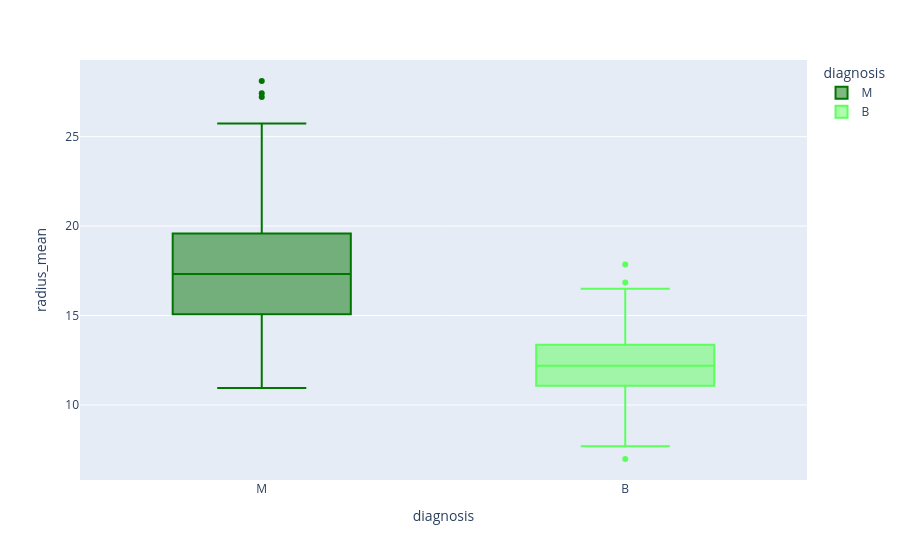
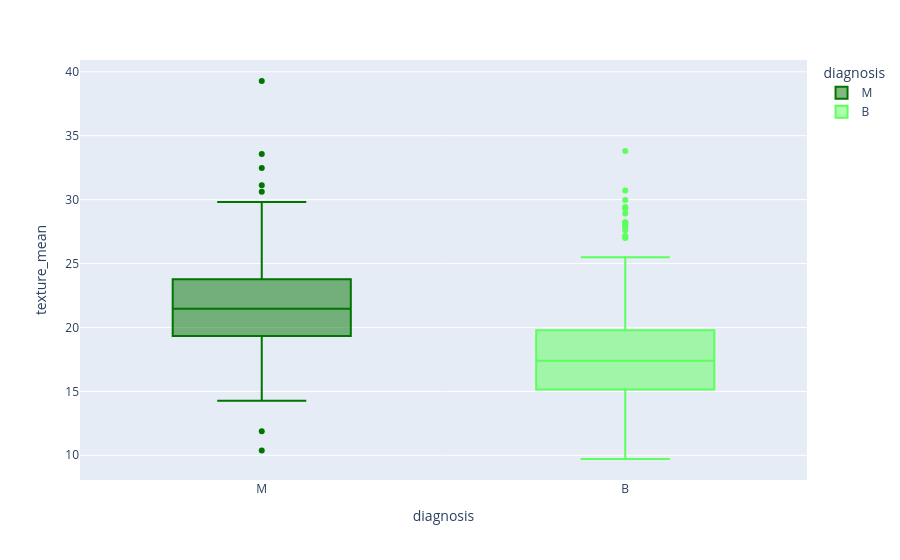
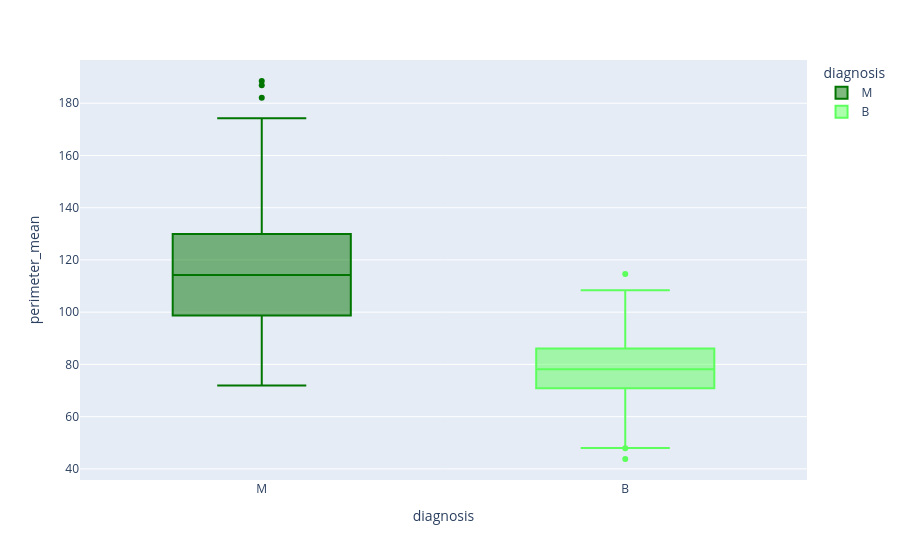
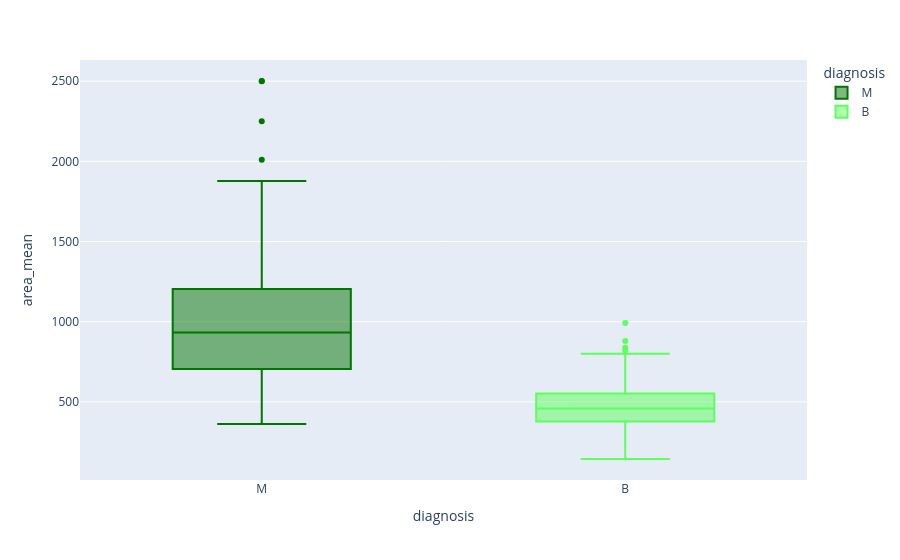

Notebook source saved alongside these figures, in order:
### Code cell
for column in df.drop("diagnosis", axis=1).columns[:5]:
    fig = px.box(data_frame=df, x="diagnosis", color="diagnosis", y=column, color_discrete_sequence=['#007500','#5CFF5C'], orientation="v")
    fig.show()

### Figure 1 — Plotly figure (JSON) as saved in the notebook; plotly's stock layout.template omitted (floating-point values rounded to 4 significant figures; data arrays with more than 128 entries replaced by an {"elided": "..."} marker saying what was removed)
{"data": [{"alignmentgroup": "True", "hovertemplate": "diagnosis=%{x}<br>radius_mean=%{y}<extra></extra>", "legendgroup": "M", "marker": {"color": "#007500"}, "name": "M", "notched": false, "offsetgroup": "M", "orientation": "v", "showlegend": true, "type": "box", "x": {"elided": "212 str values"}, "x0": " ", "xaxis": "x", "y": {"elided": "212 float values"}, "y0": " ", "yaxis": "y"}, {"alignmentgroup": "True", "hovertemplate": "diagnosis=%{x}<br>radius_mean=%{y}<extra></extra>", "legendgroup": "B", "marker": {"color": "#5CFF5C"}, "name": "B", "notched": false, "offsetgroup": "B", "orientation": "v", "showlegend": true, "type": "box", "x": {"elided": "357 str values"}, "x0": " ", "xaxis": "x", "y": {"elided": "357 float values"}, "y0": " ", "yaxis": "y"}], "layout": {"boxmode": "overlay", "legend": {"title": {"text": "diagnosis"}, "tracegroupgap": 0}, "margin": {"t": 60}, "xaxis": {"anchor": "y", "categoryarray": ["M", "B"], "categoryorder": "array", "domain": [0, 1], "title": {"text": "diagnosis"}}, "yaxis": {"anchor": "x", "domain": [0, 1], "title": {"text": "radius_mean"}}}}

### Figure 2 — Plotly figure (JSON) as saved in the notebook; plotly's stock layout.template omitted (floating-point values rounded to 4 significant figures; data arrays with more than 128 entries replaced by an {"elided": "..."} marker saying what was removed)
{"data": [{"alignmentgroup": "True", "hovertemplate": "diagnosis=%{x}<br>texture_mean=%{y}<extra></extra>", "legendgroup": "M", "marker": {"color": "#007500"}, "name": "M", "notched": false, "offsetgroup": "M", "orientation": "v", "showlegend": true, "type": "box", "x": {"elided": "212 str values"}, "x0": " ", "xaxis": "x", "y": {"elided": "212 float values"}, "y0": " ", "yaxis": "y"}, {"alignmentgroup": "True", "hovertemplate": "diagnosis=%{x}<br>texture_mean=%{y}<extra></extra>", "legendgroup": "B", "marker": {"color": "#5CFF5C"}, "name": "B", "notched": false, "offsetgroup": "B", "orientation": "v", "showlegend": true, "type": "box", "x": {"elided": "357 str values"}, "x0": " ", "xaxis": "x", "y": {"elided": "357 float values"}, "y0": " ", "yaxis": "y"}], "layout": {"boxmode": "overlay", "legend": {"title": {"text": "diagnosis"}, "tracegroupgap": 0}, "margin": {"t": 60}, "xaxis": {"anchor": "y", "categoryarray": ["M", "B"], "categoryorder": "array", "domain": [0, 1], "title": {"text": "diagnosis"}}, "yaxis": {"anchor": "x", "domain": [0, 1], "title": {"text": "texture_mean"}}}}

### Figure 3 — Plotly figure (JSON) as saved in the notebook; plotly's stock layout.template omitted (floating-point values rounded to 4 significant figures; data arrays with more than 128 entries replaced by an {"elided": "..."} marker saying what was removed)
{"data": [{"alignmentgroup": "True", "hovertemplate": "diagnosis=%{x}<br>perimeter_mean=%{y}<extra></extra>", "legendgroup": "M", "marker": {"color": "#007500"}, "name": "M", "notched": false, "offsetgroup": "M", "orientation": "v", "showlegend": true, "type": "box", "x": {"elided": "212 str values"}, "x0": " ", "xaxis": "x", "y": {"elided": "212 float values"}, "y0": " ", "yaxis": "y"}, {"alignmentgroup": "True", "hovertemplate": "diagnosis=%{x}<br>perimeter_mean=%{y}<extra></extra>", "legendgroup": "B", "marker": {"color": "#5CFF5C"}, "name": "B", "notched": false, "offsetgroup": "B", "orientation": "v", "showlegend": true, "type": "box", "x": {"elided": "357 str values"}, "x0": " ", "xaxis": "x", "y": {"elided": "357 float values"}, "y0": " ", "yaxis": "y"}], "layout": {"boxmode": "overlay", "legend": {"title": {"text": "diagnosis"}, "tracegroupgap": 0}, "margin": {"t": 60}, "xaxis": {"anchor": "y", "categoryarray": ["M", "B"], "categoryorder": "array", "domain": [0, 1], "title": {"text": "diagnosis"}}, "yaxis": {"anchor": "x", "domain": [0, 1], "title": {"text": "perimeter_mean"}}}}

### Figure 4 — Plotly figure (JSON) as saved in the notebook; plotly's stock layout.template omitted (floating-point values rounded to 4 significant figures; data arrays with more than 128 entries replaced by an {"elided": "..."} marker saying what was removed)
{"data": [{"alignmentgroup": "True", "hovertemplate": "diagnosis=%{x}<br>area_mean=%{y}<extra></extra>", "legendgroup": "M", "marker": {"color": "#007500"}, "name": "M", "notched": false, "offsetgroup": "M", "orientation": "v", "showlegend": true, "type": "box", "x": {"elided": "212 str values"}, "x0": " ", "xaxis": "x", "y": {"elided": "212 float values"}, "y0": " ", "yaxis": "y"}, {"alignmentgroup": "True", "hovertemplate": "diagnosis=%{x}<br>area_mean=%{y}<extra></extra>", "legendgroup": "B", "marker": {"color": "#5CFF5C"}, "name": "B", "notched": false, "offsetgroup": "B", "orientation": "v", "showlegend": true, "type": "box", "x": {"elided": "357 str values"}, "x0": " ", "xaxis": "x", "y": {"elided": "357 float values"}, "y0": " ", "yaxis": "y"}], "layout": {"boxmode": "overlay", "legend": {"title": {"text": "diagnosis"}, "tracegroupgap": 0}, "margin": {"t": 60}, "xaxis": {"anchor": "y", "categoryarray": ["M", "B"], "categoryorder": "array", "domain": [0, 1], "title": {"text": "diagnosis"}}, "yaxis": {"anchor": "x", "domain": [0, 1], "title": {"text": "area_mean"}}}}
